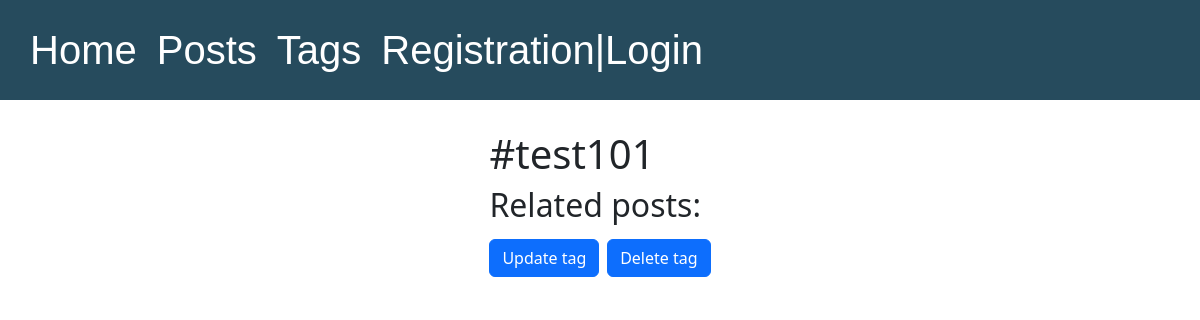
Before: /posts/tags/test101 with the older database file.
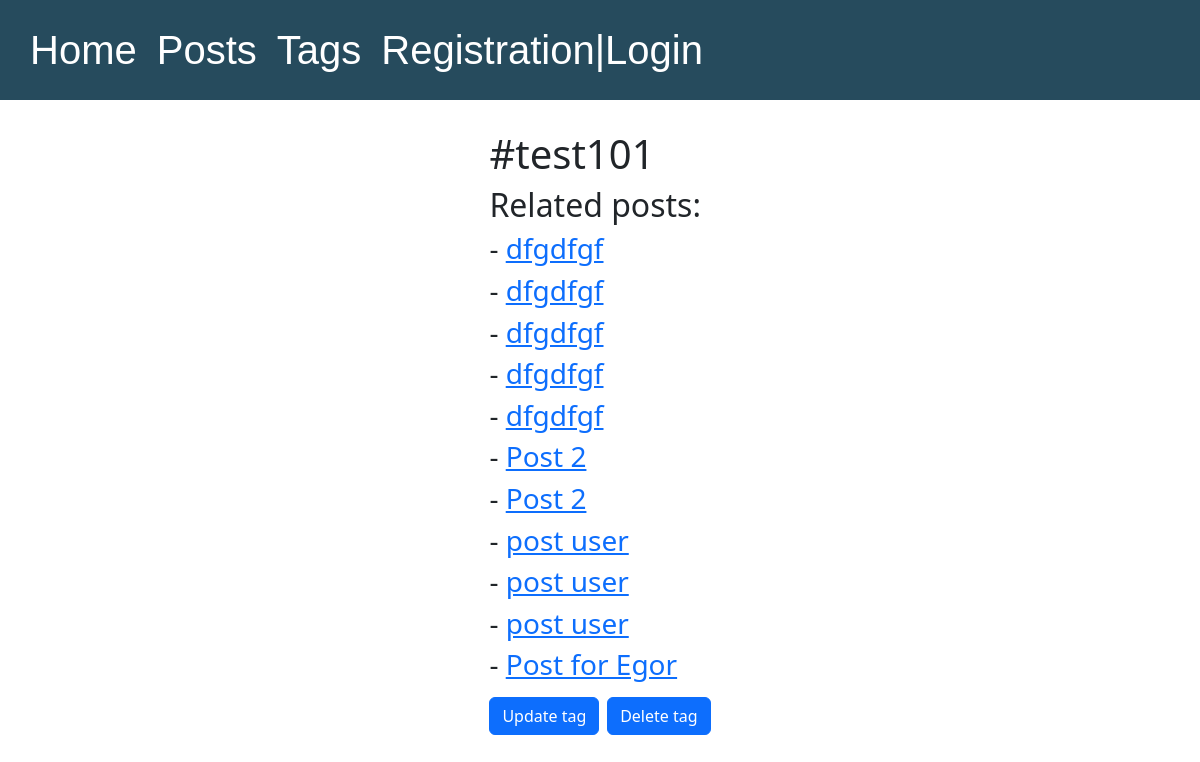
After: the same page with the newer database file.
### posts/models.py (models this page shows, shortened)
class Tag(models.Model):
    tag = models.SlugField(max_length=40, unique=True)
    class Meta:
        db_table = "tag_list"

class Posts(models.Model):
    create_at = models.DateTimeField(auto_now=True)
    title = models.CharField(max_length=70)
    text = models.TextField(blank=True)
    header_color = models.CharField(default='dark', max_length=30)
    user = models.ForeignKey(User, on_delete=models.CASCADE, default=15)
    amount_likes = models.IntegerField(default=0)
    tags = models.ManyToManyField('Tag', blank=True, related_name='posts')
    class Meta:
        db_table = "posts_list"

### posts/views.py (the view)
# urls.py: path('tags/<str:slug>', get_tag_page, name='get_tag_page_url'),
def get_tag_page(request, slug):
    tag = Tag.objects.get(tag__iexact=slug)
    posts = tag.posts.all()
    print(posts)
    return render(request, 'tags/tag_page.html', context={'tag': tag, 'posts': posts})

### posts/templates/tags/tag_page.html
{% extends 'templates/index.html' %}
{% block content %}
    <div>
        <h1>#{{ tag.tag }}</h1>
        <div>
            <h2><label>Related posts:</label></h2>
                {% for post in posts %}
                    <h3>- <a href="{% url 'get_post_page_url' post.id %}">{{ post.title }}</a></h3>
                {% endfor %}
        </div>
        <a class="btn btn-primary" href="{% url 'update_tag_url' tag.tag %}">Update tag</a>
        <a class="btn btn-primary" href="{% url 'delete_tag_url' tag.tag %}">Delete tag</a>
    </div>
{% endblock %}

### templates/index.html (shortened to what this page needs)
<!doctype html>
<html lang="en">
    <head>
        <link href="https://cdn.jsdelivr.net/npm/bootstrap@5.2.0-beta1/dist/css/bootstrap.min.css" rel="stylesheet">
        {% load static %}
        <link rel="stylesheet" href="{% static 'css/navbar.css' %}">
    </head>
    <body>
        <header>
            <div style="background-color: #264b5d; height: 100px; width: 100%">
                <div style="padding-top: 20px; padding-left: 30px; display: flex; flex-direction: row;">
                    <div style="margin-right: 20px">
                        <a class="nav_item" href="{% url 'main_page_url' %}">Home</a>
                    </div>
                    <div style="margin-right: 20px">
                        <a class="nav_item" href="{% url 'get_posts_list_url' %}">Posts</a>
                    </div>
                    <div style="margin-right: 20px">
                        <a class="nav_item" href="{% url 'get_tags_list_url' %}">Tags</a>
                    </div>
                    <div style="display: flex; flex-direction: row; justify-content: flex-end; float: right">
                        {% if request.user.is_authenticated %}
                            <div>
                                <a class="nav_item" href="{% url 'get_profile_user_url' %}">{{ request.user.username }}</a>
                            </div>
                            <div class="nav_item">|</div>
                            <div>
                                <a class="nav_item" href="{% url 'logout_user_url' %}">Exist</a>
                            </div>
                        {% else %}
                            <div>
                                <a class="nav_item" href="{% url 'register_user_url' %}">Registration</a>
                            </div>
                            <div class="nav_item">|</div>
                            <div>
                                <a class="nav_item" href="{% url 'login_user_url' %}">Login</a>
                            </div>
                        {% endif %}
                    </div>
                </div>
            </div>
        </header>
        <main>
            <div style="display: flex; justify-content: center; margin-top: 30px; font-size: 30px">
                <div>
                    {% block content %}
                    {% endblock %}
                </div>
            </div>
        </main>
    </body>
</html>

### static/css/navbar.css (style rules this page uses)
.nav_item:hover, .nav_item:active, .nav_item { text-decoration: none; color: white; font-family: Arial; font-size: 40px; }

Changed rows visible on the page:
added Posts: title "dfgdfgf"
added Posts: title "dfgdfgf"
added Posts: title "dfgdfgf"
added Posts: title "dfgdfgf"
added Posts: title "dfgdfgf"
added Posts: title "Post 2"
added Posts: title "Post 2"
added Posts: title "post user"
added Posts: title "post user"
added Posts: title "post user"
added Posts: title "Post for Egor"
